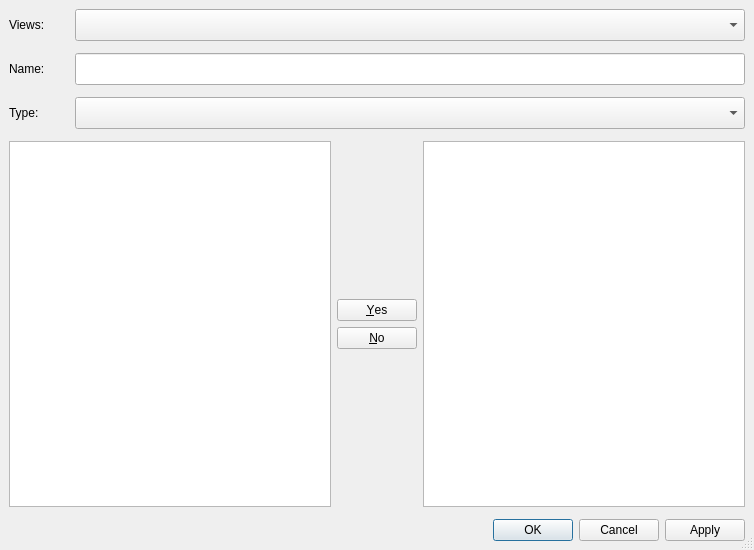
<?xml version="1.0" encoding="UTF-8"?>
<ui version="4.0">
 <author>Andrew Williams</author>
 <class>TrackViewEditorBase</class>
 <widget class="QDialog" name="TrackViewEditorBase">
  <property name="windowModality">
   <enum>Qt::NonModal</enum>
  </property>
  <property name="geometry">
   <rect>
    <x>0</x>
    <y>0</y>
    <width>754</width>
    <height>550</height>
   </rect>
  </property>
  <property name="sizePolicy">
   <sizepolicy hsizetype="Preferred" vsizetype="Preferred">
    <horstretch>1</horstretch>
    <verstretch>1</verstretch>
   </sizepolicy>
  </property>
  <property name="windowTitle">
   <string>MusE: Track View</string>
  </property>
  <property name="sizeGripEnabled">
   <bool>true</bool>
  </property>
  <property name="modal">
   <bool>true</bool>
  </property>
  <layout class="QVBoxLayout" name="verticalLayout">
   <property name="spacing">
    <number>12</number>
   </property>
   <item>
    <layout class="QHBoxLayout" name="groupLayout">
     <item>
      <widget class="QLabel" name="lblGroup">
       <property name="minimumSize">
        <size>
         <width>60</width>
         <height>32</height>
        </size>
       </property>
       <property name="maximumSize">
        <size>
         <width>60</width>
         <height>16777215</height>
        </size>
       </property>
       <property name="text">
        <string>Views:</string>
       </property>
      </widget>
     </item>
     <item>
      <widget class="QComboBox" name="cmbViews">
       <property name="sizePolicy">
        <sizepolicy hsizetype="Preferred" vsizetype="Fixed">
         <horstretch>1</horstretch>
         <verstretch>0</verstretch>
        </sizepolicy>
       </property>
       <property name="minimumSize">
        <size>
         <width>80</width>
         <height>32</height>
        </size>
       </property>
      </widget>
     </item>
    </layout>
   </item>
   <item>
    <layout class="QHBoxLayout" name="nameLayout">
     <item>
      <widget class="QLabel" name="lblName">
       <property name="sizePolicy">
        <sizepolicy hsizetype="Preferred" vsizetype="Fixed">
         <horstretch>0</horstretch>
         <verstretch>0</verstretch>
        </sizepolicy>
       </property>
       <property name="minimumSize">
        <size>
         <width>60</width>
         <height>32</height>
        </size>
       </property>
       <property name="maximumSize">
        <size>
         <width>63</width>
         <height>16777215</height>
        </size>
       </property>
       <property name="text">
        <string>Name:</string>
       </property>
      </widget>
     </item>
     <item>
      <widget class="QLineEdit" name="txtName">
       <property name="sizePolicy">
        <sizepolicy hsizetype="Expanding" vsizetype="Fixed">
         <horstretch>1</horstretch>
         <verstretch>0</verstretch>
        </sizepolicy>
       </property>
       <property name="maximumSize">
        <size>
         <width>16777215</width>
         <height>32</height>
        </size>
       </property>
      </widget>
     </item>
    </layout>
   </item>
   <item>
    <layout class="QHBoxLayout" name="typeLayout">
     <item>
      <widget class="QLabel" name="lblType">
       <property name="minimumSize">
        <size>
         <width>60</width>
         <height>32</height>
        </size>
       </property>
       <property name="maximumSize">
        <size>
         <width>60</width>
         <height>16777215</height>
        </size>
       </property>
       <property name="text">
        <string>Type:</string>
       </property>
      </widget>
     </item>
     <item>
      <widget class="QComboBox" name="cmbType">
       <property name="sizePolicy">
        <sizepolicy hsizetype="Expanding" vsizetype="Fixed">
         <horstretch>1</horstretch>
         <verstretch>0</verstretch>
        </sizepolicy>
       </property>
       <property name="minimumSize">
        <size>
         <width>80</width>
         <height>32</height>
        </size>
       </property>
      </widget>
     </item>
    </layout>
   </item>
   <item>
    <layout class="QHBoxLayout" name="listLayout">
     <item>
      <widget class="QListView" name="listAllTracks">
       <property name="sizePolicy">
        <sizepolicy hsizetype="Expanding" vsizetype="Expanding">
         <horstretch>1</horstretch>
         <verstretch>1</verstretch>
        </sizepolicy>
       </property>
       <property name="horizontalScrollBarPolicy">
        <enum>Qt::ScrollBarAsNeeded</enum>
       </property>
       <property name="alternatingRowColors">
        <bool>true</bool>
       </property>
       <property name="selectionMode">
        <enum>QAbstractItemView::ExtendedSelection</enum>
       </property>
      </widget>
     </item>
     <item>
      <widget class="QDialogButtonBox" name="actionBox">
       <property name="orientation">
        <enum>Qt::Vertical</enum>
       </property>
       <property name="standardButtons">
        <set>QDialogButtonBox::No|QDialogButtonBox::Yes</set>
       </property>
       <property name="centerButtons">
        <bool>true</bool>
       </property>
      </widget>
     </item>
     <item>
      <widget class="QListView" name="listSelectedTracks">
       <property name="sizePolicy">
        <sizepolicy hsizetype="Expanding" vsizetype="Expanding">
         <horstretch>1</horstretch>
         <verstretch>1</verstretch>
        </sizepolicy>
       </property>
       <property name="frameShape">
        <enum>QFrame::StyledPanel</enum>
       </property>
       <property name="horizontalScrollBarPolicy">
        <enum>Qt::ScrollBarAsNeeded</enum>
       </property>
       <property name="alternatingRowColors">
        <bool>true</bool>
       </property>
       <property name="selectionMode">
        <enum>QAbstractItemView::ExtendedSelection</enum>
       </property>
      </widget>
     </item>
    </layout>
   </item>
   <item>
    <widget class="QDialogButtonBox" name="buttonBox">
     <property name="orientation">
      <enum>Qt::Horizontal</enum>
     </property>
     <property name="standardButtons">
      <set>QDialogButtonBox::Apply|QDialogButtonBox::Cancel|QDialogButtonBox::Ok</set>
     </property>
    </widget>
   </item>
  </layout>
 </widget>
 <layoutdefault spacing="6" margin="9"/>
 <resources/>
 <connections>
  <connection>
   <sender>buttonBox</sender>
   <signal>accepted()</signal>
   <receiver>TrackViewEditorBase</receiver>
   <slot>accept()</slot>
   <hints>
    <hint type="sourcelabel">
     <x>248</x>
     <y>254</y>
    </hint>
    <hint type="destinationlabel">
     <x>157</x>
     <y>274</y>
    </hint>
   </hints>
  </connection>
  <connection>
   <sender>buttonBox</sender>
   <signal>rejected()</signal>
   <receiver>TrackViewEditorBase</receiver>
   <slot>reject()</slot>
   <hints>
    <hint type="sourcelabel">
     <x>316</x>
     <y>260</y>
    </hint>
    <hint type="destinationlabel">
     <x>286</x>
     <y>274</y>
    </hint>
   </hints>
  </connection>
 </connections>
 <designerdata>
  <property name="gridDeltaX">
   <number>10</number>
  </property>
  <property name="gridDeltaY">
   <number>10</number>
  </property>
  <property name="gridSnapX">
   <bool>true</bool>
  </property>
  <property name="gridSnapY">
   <bool>true</bool>
  </property>
  <property name="gridVisible">
   <bool>true</bool>
  </property>
 </designerdata>
</ui>
